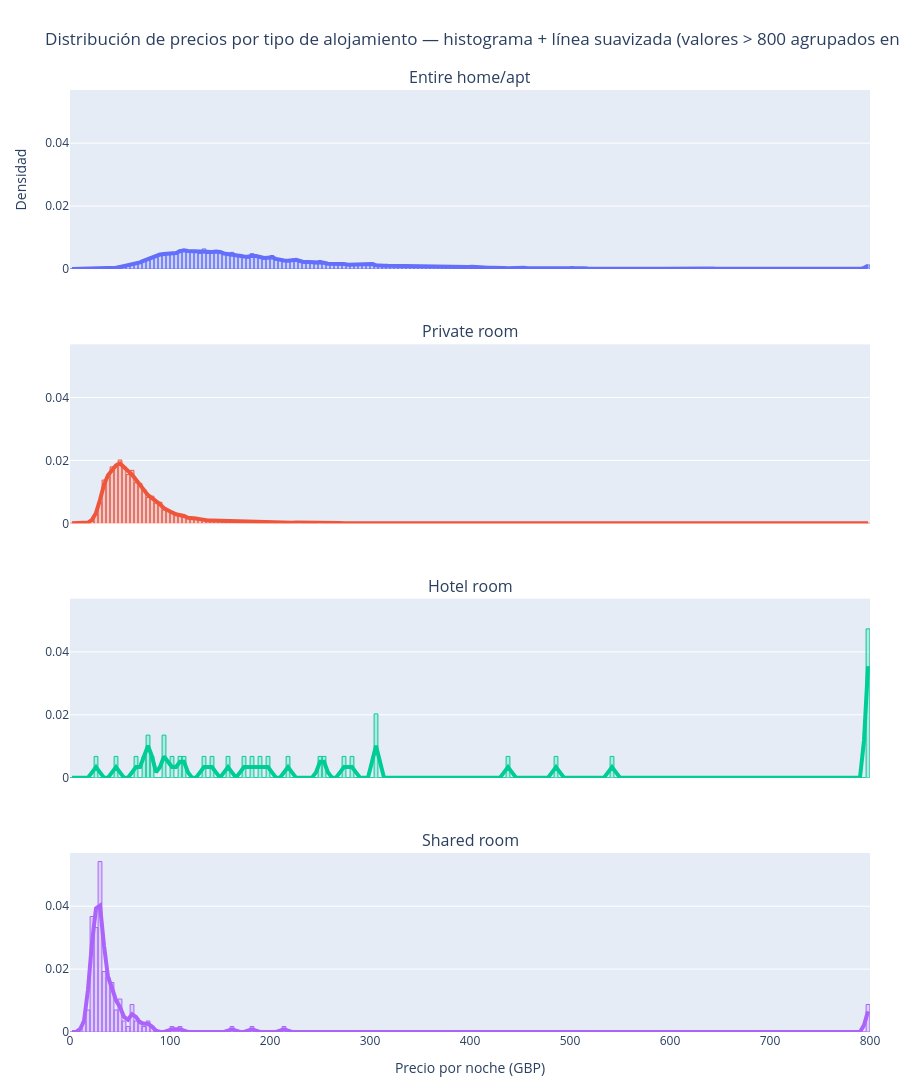

This figure's notebook cell:
### Markdown cell above
## Histogramas de precio por tipo
Se comparan las distribuciones de precio por `room_type` con histogramas, línea suavizada y agrupación de valores altos en el tope definido.

### Code cell
preferred_order = ["Entire home/apt", "Private room", "Hotel room", "Shared room"]
present = [x for x in preferred_order if x in df_london_core["room_type"].unique()]
others = sorted([x for x in df_london_core["room_type"].unique() if x not in present])
room_order = present + others

palette = px.colors.qualitative.Plotly
color_map = {rt: palette[i % len(palette)] for i, rt in enumerate(room_order)}

def hex_to_rgba(hex_color, alpha=0.25):
    h = hex_color.lstrip("#")
    r = int(h[0:2], 16)
    g = int(h[2:4], 16)
    b = int(h[4:6], 16)
    return f"rgba({r},{g},{b},{alpha})"

kernel = np.array([0.25, 0.50, 0.25])

def smooth_weighted_3(y):
    y_pad = np.pad(y, (1, 1), mode="edge")
    return np.convolve(y_pad, kernel, mode="valid")

p99_by_rt = {
    rt: df_london_core.loc[df_london_core["room_type"] == rt, "price"].quantile(0.99)
    for rt in room_order
}

PRICE_CAP = 800

NBINS = 200
bins = np.linspace(0, PRICE_CAP, NBINS + 1)
centers = (bins[:-1] + bins[1:]) / 2
bin_width = bins[1] - bins[0]

hist_by_rt = {}
smooth_by_rt = {}
ymax = 0

for rt in room_order:
    x = df_london_core.loc[df_london_core["room_type"] == rt, "price"]

    # recorte visual por P99 de cada room_type
    x = x[x <= p99_by_rt[rt]]

    # todos los valores mayores a 800 se agrupan en 800
    x = x.clip(upper=PRICE_CAP)

    hist, _ = np.histogram(x, bins=bins, density=True)
    smooth = smooth_weighted_3(hist)

    hist_by_rt[rt] = hist
    smooth_by_rt[rt] = smooth
    ymax = max(ymax, float(np.nanmax(hist)), float(np.nanmax(smooth)))

rows = len(room_order)

fig = make_subplots(
    rows=rows,
    cols=1,
    shared_xaxes=True,
    vertical_spacing=0.08,
    subplot_titles=room_order
)

for i, rt in enumerate(room_order, start=1):
    c = color_map[rt]

    fig.add_trace(
        go.Bar(
            x=centers,
            y=hist_by_rt[rt],
            marker=dict(color=hex_to_rgba(c, 0.20), line=dict(color=c, width=1)),
            width=bin_width * 0.95,
            showlegend=False
        ),
        row=i, col=1
    )

    fig.add_trace(
        go.Scatter(
            x=centers,
            y=smooth_by_rt[rt],
            mode="lines",
            line=dict(width=4, color=c),
            showlegend=False
        ),
        row=i, col=1
    )

fig.update_xaxes(range=[0, PRICE_CAP])
fig.update_yaxes(range=[0, ymax * 1.05])

fig.update_layout(
    title="Distribución de precios por tipo de alojamiento — histograma + línea suavizada (valores > 800 agrupados en 800)",
    height=280 * rows + 120,
    margin=dict(l=70, r=30, t=90, b=60),
    bargap=0.05
)

fig.update_xaxes(title_text="Precio por noche (GBP)", row=rows, col=1)
fig.update_yaxes(title_text="Densidad", row=1, col=1)

fig.show()

### Figure 1 — Plotly figure (JSON) as saved in the notebook; plotly's stock layout.template omitted (floating-point values rounded to 4 significant figures; data arrays with more than 128 entries replaced by an {"elided": "..."} marker saying what was removed)
{"data": [{"marker": {"color": "rgba(99,110,250,0.2)", "line": {"color": "#636EFA", "width": 1}}, "showlegend": false, "type": "bar", "width": 3.8, "x": {"elided": "200 float values"}, "xaxis": "x", "y": {"elided": "200 float values"}, "yaxis": "y"}, {"line": {"color": "#636EFA", "width": 4}, "mode": "lines", "showlegend": false, "type": "scatter", "x": {"elided": "200 float values"}, "xaxis": "x", "y": {"elided": "200 float values"}, "yaxis": "y"}, {"marker": {"color": "rgba(239,85,59,0.2)", "line": {"color": "#EF553B", "width": 1}}, "showlegend": false, "type": "bar", "width": 3.8, "x": {"elided": "200 float values"}, "xaxis": "x2", "y": {"elided": "200 float values"}, "yaxis": "y2"}, {"line": {"color": "#EF553B", "width": 4}, "mode": "lines", "showlegend": false, "type": "scatter", "x": {"elided": "200 float values"}, "xaxis": "x2", "y": {"elided": "200 float values"}, "yaxis": "y2"}, {"marker": {"color": "rgba(0,204,150,0.2)", "line": {"color": "#00CC96", "width": 1}}, "showlegend": false, "type": "bar", "width": 3.8, "x": {"elided": "200 float values"}, "xaxis": "x3", "y": {"elided": "200 float values"}, "yaxis": "y3"}, {"line": {"color": "#00CC96", "width": 4}, "mode": "lines", "showlegend": false, "type": "scatter", "x": {"elided": "200 float values"}, "xaxis": "x3", "y": {"elided": "200 float values"}, "yaxis": "y3"}, {"marker": {"color": "rgba(171,99,250,0.2)", "line": {"color": "#AB63FA", "width": 1}}, "showlegend": false, "type": "bar", "width": 3.8, "x": {"elided": "200 float values"}, "xaxis": "x4", "y": {"elided": "200 float values"}, "yaxis": "y4"}, {"line": {"color": "#AB63FA", "width": 4}, "mode": "lines", "showlegend": false, "type": "scatter", "x": {"elided": "200 float values"}, "xaxis": "x4", "y": {"elided": "200 float values"}, "yaxis": "y4"}], "layout": {"annotations": [{"font": {"size": 16}, "showarrow": false, "text": "Entire home/apt", "x": 0.5, "xanchor": "center", "xref": "paper", "y": 1, "yanchor": "bottom", "yref": "paper"}, {"font": {"size": 16}, "showarrow": false, "text": "Private room", "x": 0.5, "xanchor": "center", "xref": "paper", "y": 0.73, "yanchor": "bottom", "yref": "paper"}, {"font": {"size": 16}, "showarrow": false, "text": "Hotel room", "x": 0.5, "xanchor": "center", "xref": "paper", "y": 0.46, "yanchor": "bottom", "yref": "paper"}, {"font": {"size": 16}, "showarrow": false, "text": "Shared room", "x": 0.5, "xanchor": "center", "xref": "paper", "y": 0.19, "yanchor": "bottom", "yref": "paper"}], "bargap": 0.05, "height": 1240, "margin": {"b": 60, "l": 70, "r": 30, "t": 90}, "title": {"text": "Distribución de precios por tipo de alojamiento — histograma + línea suavizada (valores > 800 agrupados en 800)"}, "xaxis": {"anchor": "y", "domain": [0, 1], "matches": "x4", "range": [0, 800], "showticklabels": false}, "xaxis2": {"anchor": "y2", "domain": [0, 1], "matches": "x4", "range": [0, 800], "showticklabels": false}, "xaxis3": {"anchor": "y3", "domain": [0, 1], "matches": "x4", "range": [0, 800], "showticklabels": false}, "xaxis4": {"anchor": "y4", "domain": [0, 1], "range": [0, 800], "title": {"text": "Precio por noche (GBP)"}}, "yaxis": {"anchor": "x", "domain": [0.81, 1], "range": [0, 0.05691], "title": {"text": "Densidad"}}, "yaxis2": {"anchor": "x2", "domain": [0.54, 0.73], "range": [0, 0.05691]}, "yaxis3": {"anchor": "x3", "domain": [0.27, 0.46], "range": [0, 0.05691]}, "yaxis4": {"anchor": "x4", "domain": [0, 0.19], "range": [0, 0.05691]}}}
